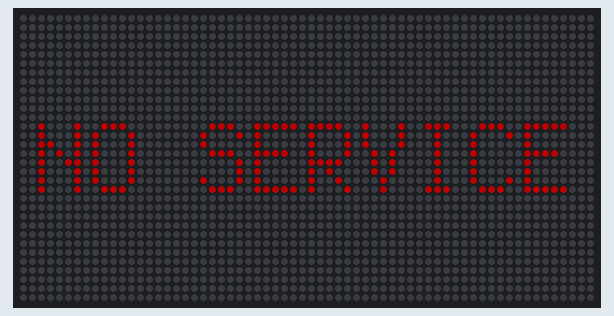
Recording of a program running on a simulated Adafruit Matrix Portal running CircuitPython. On the bench: 64×32 RGB LED matrix. Dim RGB values are drawn brighter than linear; the clock reads 2024-03-15 10:24:30 at power-on unless the program sets it; what the program prints to the serial console is not drawn.

Above: at 15.6 s.

The program:

code_metro.py
```python
"""
LED Matrix Display - CircuitPython Code for Adafruit Matrix Portal
===================================================================
Copy this file and schedule.json to your Matrix Portal's CIRCUITPY drive.

Hardware:
- Adafruit Matrix Portal M4
- 64x32 RGB LED Matrix Panel

Setup:
1. Install CircuitPython on Matrix Portal
2. Run build_schedule_micro.py to generate a memory-efficient schedule.json
3. Copy code.py (this file) to CIRCUITPY drive
4. Copy the generated schedule.json to CIRCUITPY drive
5. Copy secrets.py with WiFi credentials
6. Install required libraries (see below)

Note: The Matrix Portal has limited RAM. Use build_schedule_micro.py to create
a lightweight schedule file (~600 bytes) instead of the full schedule (~29 KB)

Required CircuitPython Libraries:
- adafruit_matrixportal
- adafruit_display_text
- neopixel
"""

import time
import json
import board
import displayio
import terminalio
from adafruit_display_text import label
from adafruit_matrixportal.matrix import Matrix
from adafruit_matrixportal.network import Network

# ============================================================================
# CONFIGURATION
# ============================================================================

SCHEDULE_FILE = "/schedule.json"
UPDATE_INTERVAL = 15  # Update display every 30 seconds
BRIGHTNESS = 0.3      # Display brightness (0.0 to 1.0)

# Line colors (RGB for LED matrix)
LINE_COLORS = {
    "1": (0, 179, 0),      # Green
    "2": (217, 87, 0),     # Orange
    "4": (255, 217, 0),    # Yellow
    "5": (0, 149, 230),    # Blue
}

# ============================================================================
# Initialize Matrix
# ============================================================================

matrix = Matrix(bit_depth=4)
display = matrix.display
display.brightness = BRIGHTNESS

# Initialize network for time sync
network = Network(status_neopixel=board.NEOPIXEL, debug=False)

# ============================================================================
# Load Schedule
# ============================================================================

def load_schedule():
    """Load the schedule from JSON file."""
    try:
        with open(SCHEDULE_FILE, 'r') as f:
            data = json.load(f)
        print(f"Schedule loaded for {data['station']}")
        return data
    except Exception as e:
        print(f"Error loading schedule: {e}")
        import traceback
        traceback.print_exception(e)
        return None


def get_current_day():
    """Get current day of week (monday, tuesday, etc.)."""
    days = ['monday', 'tuesday', 'wednesday', 'thursday', 'friday', 'saturday', 'sunday']
    # Get current time from network
    current_time = time.localtime()
    weekday = current_time.tm_wday  # 0 = Monday
    return days[weekday]


def get_current_time_str():
    """Get current time as HH:MM string."""
    current_time = time.localtime()
    return f"{current_time.tm_hour:02d}:{current_time.tm_min:02d}"


def find_next_departure(schedule_data):
    """Find the next departure from the schedule."""
    current_day = get_current_day()
    current_time = get_current_time_str()

    schedule = schedule_data.get('schedule', {})
    today_departures = schedule.get(current_day, [])

    if not today_departures:
        return None, 0

    # Find next departure
    for departure in today_departures:
        if departure > current_time:
            # Calculate minutes until departure
            curr_h, curr_m = map(int, current_time.split(':'))
            dep_h, dep_m = map(int, departure.split(':'))

            curr_minutes = curr_h * 60 + curr_m
            dep_minutes = dep_h * 60 + dep_m

            minutes_until = dep_minutes - curr_minutes
            return departure, minutes_until

    # No more departures today, show first departure tomorrow
    # Check tomorrow's schedule
    days = ['monday', 'tuesday', 'wednesday', 'thursday', 'friday', 'saturday', 'sunday']
    tomorrow = days[(days.index(current_day) + 1) % 7]
    tomorrow_departures = schedule.get(tomorrow, [])

    if tomorrow_departures:
        # Calculate minutes until first departure tomorrow
        curr_h, curr_m = map(int, current_time.split(':'))
        dep_h, dep_m = map(int, tomorrow_departures[0].split(':'))

        curr_minutes = curr_h * 60 + curr_m
        dep_minutes = (24 * 60) - curr_minutes + (dep_h * 60 + dep_m)

        return tomorrow_departures[0], dep_minutes

    return None, 0


# ============================================================================
# Display Functions
# ============================================================================

def clear_display():
    """Clear the display."""
    group = displayio.Group()
    display.root_group = group


def draw_countdown(minutes, station_name, line_color):
    """Draw the countdown display."""
    group = displayio.Group()

    # Get color for this line
    color = LINE_COLORS.get(line_color, (255, 107, 0))  # Default to orange

    # Station name at top (smaller font)
    station_label = label.Label(
        terminalio.FONT,
        text=station_name.upper(),
        color=color,
        x=2,
        y=4
    )
    group.append(station_label)

    # Line separator
    line = displayio.Bitmap(64, 1, 1)
    line_palette = displayio.Palette(1)
    line_palette[0] = color
    line_sprite = displayio.TileGrid(line, pixel_shader=line_palette, x=0, y=10)
    group.append(line_sprite)

    # Large countdown number
    if minutes < 99:
        minutes_str = str(minutes)
    else:
        minutes_str = "--"

    minutes_label = label.Label(
        terminalio.FONT,
        text=minutes_str,
        color=color,
        scale=3,
        x=16 if len(minutes_str) == 2 else 24,
        y=18
    )
    group.append(minutes_label)

    # "MIN" label
    min_label = label.Label(
        terminalio.FONT,
        text="MIN",
        color=(color[0]//3, color[1]//3, color[2]//3),  # Dimmer
        x=20,
        y=28
    )
    group.append(min_label)

    display.root_group = group


def show_error(message):
    """Show error message on display."""
    group = displayio.Group()

    error_label = label.Label(
        terminalio.FONT,
        text=message,
        color=(255, 0, 0),
        x=2,
        y=16
    )
    group.append(error_label)

    display.root_group = group


# ============================================================================
# Main Loop
# ============================================================================

def main():
    """Main program loop."""
    print("=" * 60)
    print("LED Matrix Display - Starting")
    print("=" * 60)

    # Load schedule
    schedule_data = load_schedule()
    if not schedule_data:
        show_error("NO DATA")
        return

    station_name = schedule_data.get('station', 'METRO')
    line_number = schedule_data.get('line', '2')

    print(f"Station: {station_name}")
    print(f"Line: {line_number}")

    # Sync time with NTP
    print("Syncing time...")
    try:
        network.get_local_time()
        print("Time synced")
    except Exception as e:
        print(f"Warning: Could not sync time: {e}")

    # Main loop
    last_update = 0

    while True:
        try:
            current = time.monotonic()

            # Update display
            if current - last_update > UPDATE_INTERVAL:
                departure_time, minutes = find_next_departure(schedule_data)

                if departure_time:
                    print(f"Next: {departure_time} ({minutes} min)")
                    draw_countdown(minutes, station_name, line_number)
                else:
                    print("No departures found")
                    show_error("NO SERVICE")

                last_update = current

            time.sleep(1)

        except Exception as e:
            print(f"❌ Error in main loop: {e}")
            show_error("ERROR")
            time.sleep(5)


# ============================================================================
# Run
# ============================================================================

if __name__ == "__main__":
    main()
```
